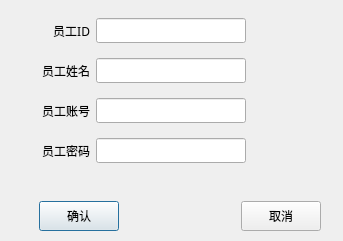
<?xml version="1.0" encoding="UTF-8"?>
<ui version="4.0">
 <class>dlgUpadateUser</class>
 <widget class="QDialog" name="dlgUpadateUser">
  <property name="geometry">
   <rect>
    <x>0</x>
    <y>0</y>
    <width>343</width>
    <height>241</height>
   </rect>
  </property>
  <property name="font">
   <font>
    <family>微软雅黑</family>
   </font>
  </property>
  <property name="windowTitle">
   <string>修改员工信息</string>
  </property>
  <widget class="QWidget" name="layoutWidget">
   <property name="geometry">
    <rect>
     <x>0</x>
     <y>0</y>
     <width>401</width>
     <height>241</height>
    </rect>
   </property>
   <layout class="QGridLayout" name="gridLayout_3">
    <item row="1" column="0">
     <widget class="QWidget" name="widget_2" native="true">
      <property name="minimumSize">
       <size>
        <width>0</width>
        <height>0</height>
       </size>
      </property>
      <property name="maximumSize">
       <size>
        <width>300</width>
        <height>50</height>
       </size>
      </property>
      <layout class="QGridLayout" name="gridLayout">
       <item row="1" column="1">
        <spacer name="horizontalSpacer">
         <property name="orientation">
          <enum>Qt::Horizontal</enum>
         </property>
         <property name="sizeHint" stdset="0">
          <size>
           <width>40</width>
           <height>20</height>
          </size>
         </property>
        </spacer>
       </item>
       <item row="1" column="0">
        <widget class="QPushButton" name="BtnEnter">
         <property name="minimumSize">
          <size>
           <width>0</width>
           <height>30</height>
          </size>
         </property>
         <property name="text">
          <string>确认</string>
         </property>
        </widget>
       </item>
       <item row="1" column="2">
        <widget class="QPushButton" name="BtnCancel">
         <property name="minimumSize">
          <size>
           <width>0</width>
           <height>30</height>
          </size>
         </property>
         <property name="text">
          <string>取消</string>
         </property>
        </widget>
       </item>
      </layout>
     </widget>
    </item>
    <item row="0" column="0">
     <widget class="QWidget" name="widget" native="true">
      <property name="maximumSize">
       <size>
        <width>340</width>
        <height>16777215</height>
       </size>
      </property>
      <layout class="QGridLayout" name="gridLayout_2">
       <item row="3" column="0">
        <widget class="QLabel" name="label_3">
         <property name="text">
          <string>员工账号</string>
         </property>
         <property name="alignment">
          <set>Qt::AlignRight|Qt::AlignTrailing|Qt::AlignVCenter</set>
         </property>
        </widget>
       </item>
       <item row="1" column="0">
        <widget class="QLabel" name="label">
         <property name="text">
          <string>员工ID</string>
         </property>
         <property name="alignment">
          <set>Qt::AlignRight|Qt::AlignTrailing|Qt::AlignVCenter</set>
         </property>
        </widget>
       </item>
       <item row="2" column="1">
        <widget class="QLineEdit" name="LeName">
         <property name="maximumSize">
          <size>
           <width>150</width>
           <height>16777215</height>
          </size>
         </property>
        </widget>
       </item>
       <item row="2" column="0">
        <widget class="QLabel" name="label_2">
         <property name="text">
          <string>员工姓名</string>
         </property>
         <property name="alignment">
          <set>Qt::AlignRight|Qt::AlignTrailing|Qt::AlignVCenter</set>
         </property>
        </widget>
       </item>
       <item row="3" column="1" colspan="3">
        <widget class="QLineEdit" name="LeAccount">
         <property name="maximumSize">
          <size>
           <width>150</width>
           <height>16777215</height>
          </size>
         </property>
        </widget>
       </item>
       <item row="1" column="1">
        <widget class="QLineEdit" name="LeID">
         <property name="minimumSize">
          <size>
           <width>150</width>
           <height>0</height>
          </size>
         </property>
         <property name="maximumSize">
          <size>
           <width>150</width>
           <height>16777215</height>
          </size>
         </property>
        </widget>
       </item>
       <item row="5" column="0">
        <widget class="QLabel" name="label_4">
         <property name="text">
          <string>员工密码</string>
         </property>
         <property name="alignment">
          <set>Qt::AlignRight|Qt::AlignTrailing|Qt::AlignVCenter</set>
         </property>
        </widget>
       </item>
       <item row="5" column="1">
        <widget class="QLineEdit" name="LePassword">
         <property name="maximumSize">
          <size>
           <width>150</width>
           <height>16777215</height>
          </size>
         </property>
        </widget>
       </item>
      </layout>
     </widget>
    </item>
   </layout>
  </widget>
 </widget>
 <resources/>
 <connections/>
</ui>
